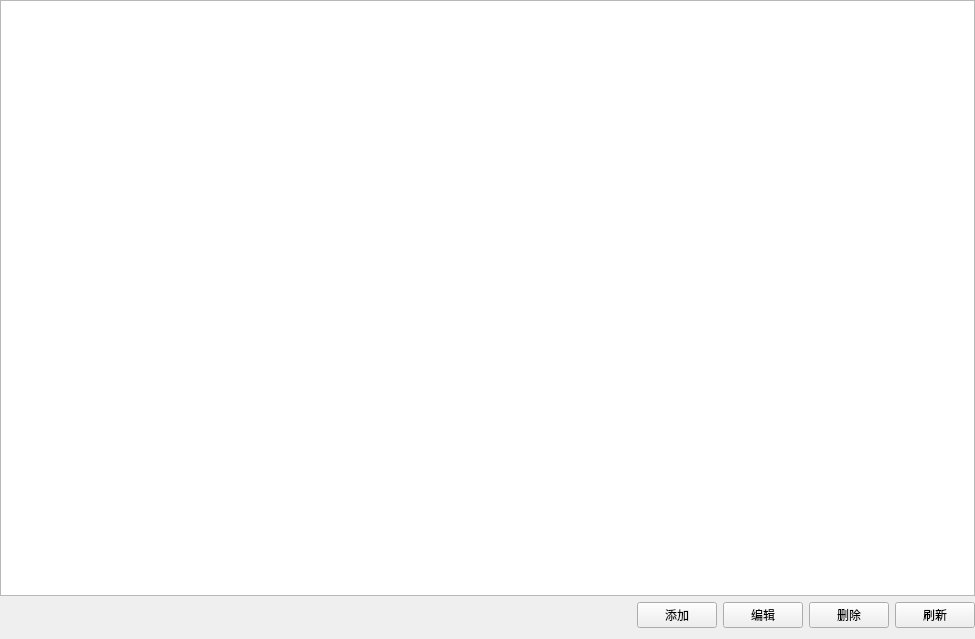
<?xml version="1.0" encoding="UTF-8"?>
<ui version="4.0">
 <class>ConfigMacroManagerWidget</class>
 <widget class="QWidget" name="ConfigMacroManagerWidget">
  <property name="geometry">
   <rect>
    <x>0</x>
    <y>0</y>
    <width>975</width>
    <height>639</height>
   </rect>
  </property>
  <property name="windowTitle">
   <string>Form</string>
  </property>
  <layout class="QVBoxLayout" name="verticalLayout">
   <property name="leftMargin">
    <number>0</number>
   </property>
   <property name="topMargin">
    <number>0</number>
   </property>
   <property name="rightMargin">
    <number>0</number>
   </property>
   <item>
    <widget class="QTableView" name="tableView"/>
   </item>
   <item>
    <layout class="QHBoxLayout" name="horizontalLayout">
     <item>
      <spacer name="horizontalSpacer">
       <property name="orientation">
        <enum>Qt::Horizontal</enum>
       </property>
       <property name="sizeHint" stdset="0">
        <size>
         <width>40</width>
         <height>20</height>
        </size>
       </property>
      </spacer>
     </item>
     <item>
      <widget class="QPushButton" name="addBtn">
       <property name="text">
        <string>添加</string>
       </property>
      </widget>
     </item>
     <item>
      <widget class="QPushButton" name="editBtn">
       <property name="text">
        <string>编辑</string>
       </property>
      </widget>
     </item>
     <item>
      <widget class="QPushButton" name="deleteBtn">
       <property name="text">
        <string>删除</string>
       </property>
      </widget>
     </item>
     <item>
      <widget class="QPushButton" name="refreshBtn">
       <property name="text">
        <string>刷新</string>
       </property>
      </widget>
     </item>
    </layout>
   </item>
  </layout>
 </widget>
 <resources/>
 <connections/>
</ui>
